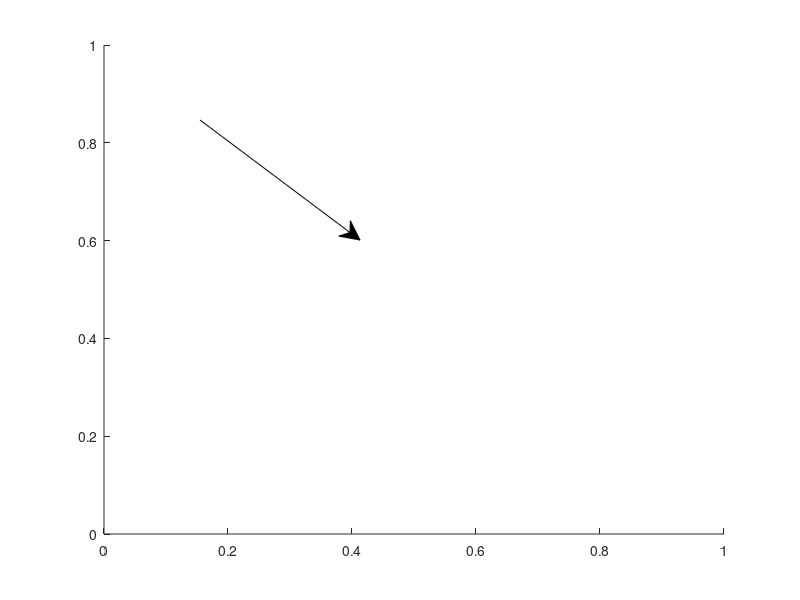

Write MATLAB code to recreate this figure.
f = figure(44);
a1 = annotation('line', [0.1, 0.4], [0.2, 0.5], 'Color', 'r');
a2 = annotation('textarrow', [0.25, 0.45], [0.8, 0.6], 'Peak', 'LineStyle', '--');
a3 = annotation('textbox', [0.65, 0.2, 0.2, 0.1], 'Notes', 'FaceColor', 'y');
children_before = allchild(f);
type2 = get(a2, 'Type');
text2 = get(a2, 'String');
parent2 = get(a2, 'Parent');
pos3 = get(a3, 'Position');
delete(a1);
children_after = allchild(f);
current = get(f, 'CurrentObject');
